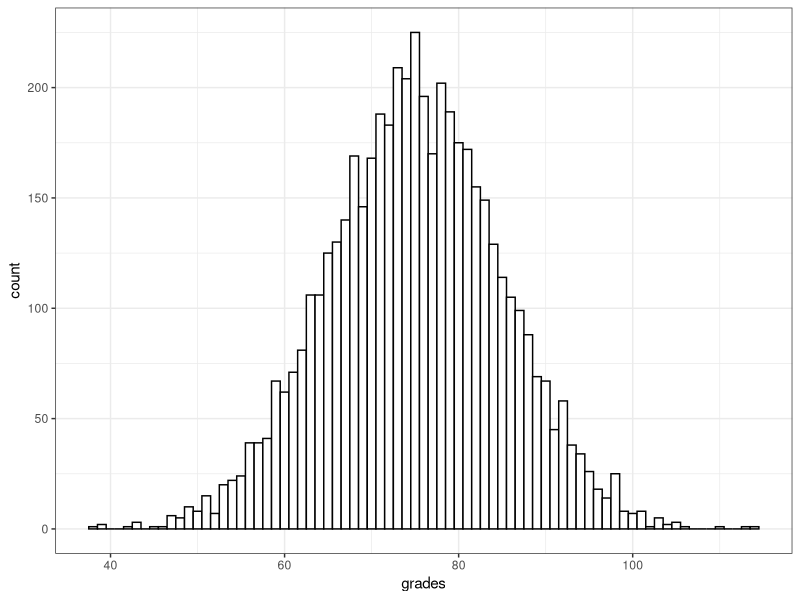
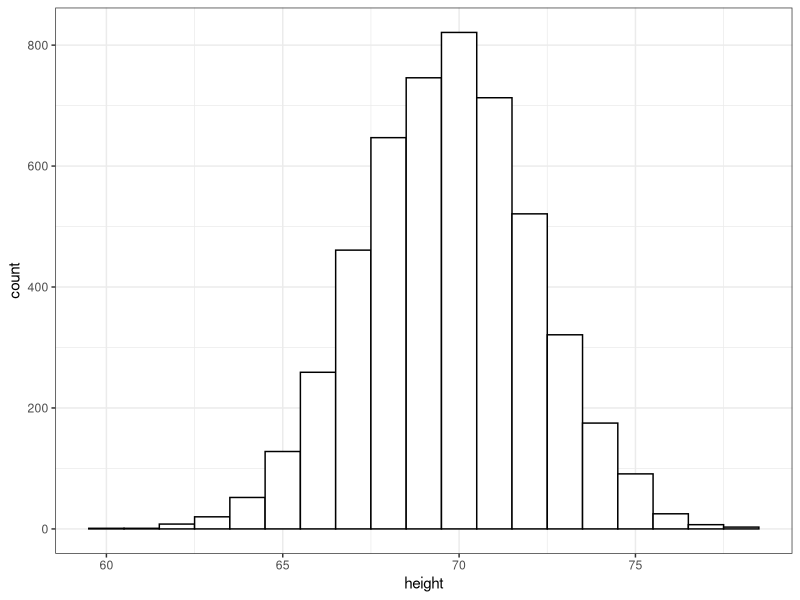
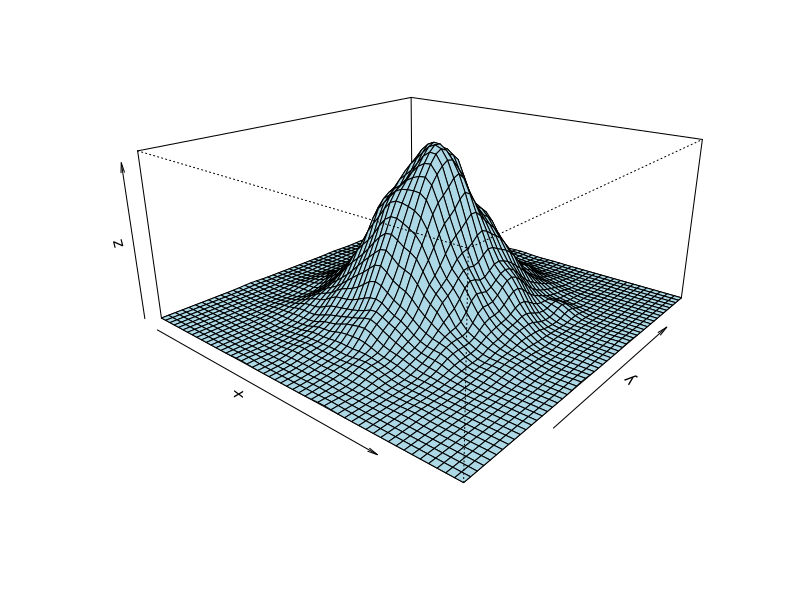

Here is the R script that generated these plots, in order: (Note: this script raises an error after producing the figures.)
## ---- chunk 1
library('yaml')  
library('knitr')
library(ggplot2)
library(dplyr)
library(MASS)
## ---- chunk 2
grades <- rnorm(5000, mean=75, sd=10)
height <- rnorm(5000, mean=69.7, sd=2.5) #in inches
experiment = data.frame(cbind(grades, height))
## ---- chunk 3

ggplot(experiment, aes(grades)) + geom_histogram(binwidth=1, colour="black", fill="white") + theme_bw()
ggplot(experiment, aes(height)) + geom_histogram(binwidth=1, colour="black", fill="white") + theme_bw()

bivn.kde <- kde2d(grades, height, n = 50)
persp(bivn.kde, phi = 20, theta = 40, expand=.45, col="lightblue", xlab="x", ylab="y", zlab="z", axes=TRUE) #, ticktype = "detailed", nticks=2

## ---- chunk 4
numericInput("hlb", "Heights greater than:", 67.2)
numericInput("hub", "Heights less than", 72.2)
numericInput("glb", "Grades greater than:", 65)
numericInput("gub", "Grades less than:", 85)

renderTable({
  sub <- data.frame(subset(experiment, grades<input$gub & grades>input$glb & height>input$hlb & height<input$hub))
  length(sub[[1]])/length(experiment[[1]])
})
